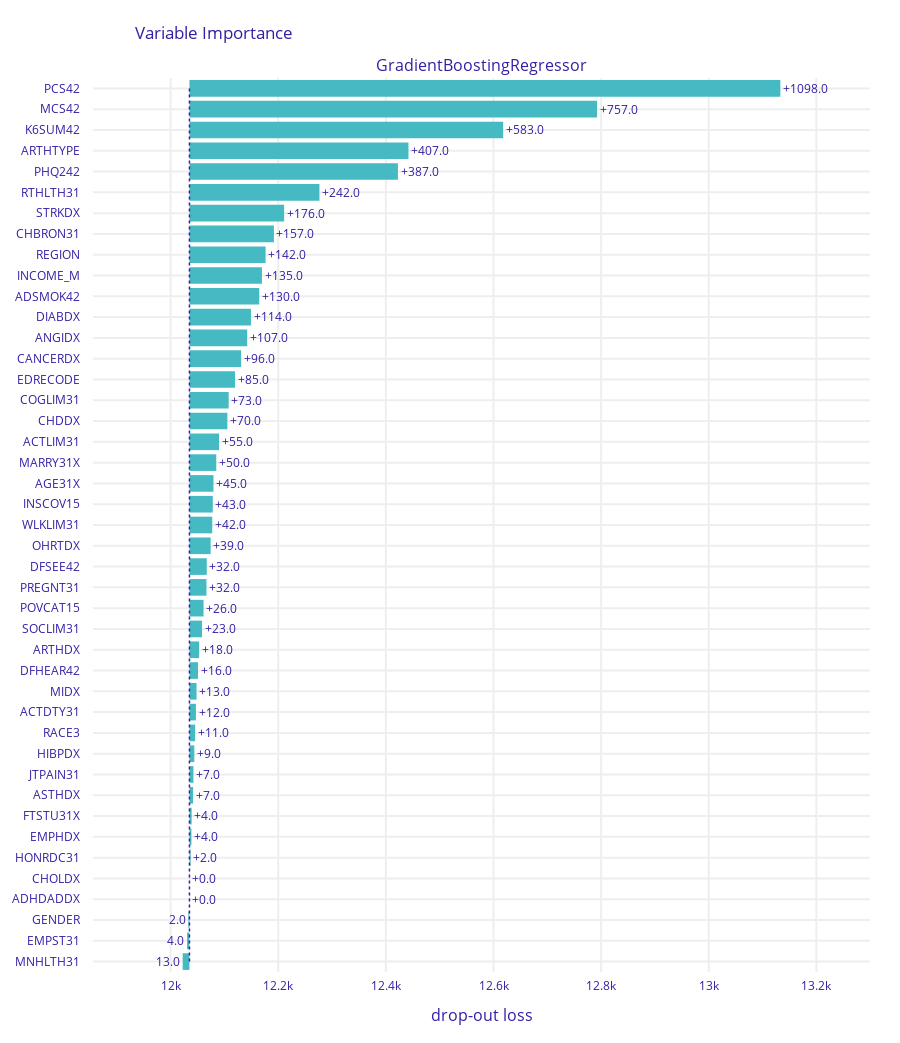

Notebook code for this chart:
### Code cell
vi_gbr.plot(max_vars=50, rounding_function=np.rint, digits=None, vertical_spacing=0.15)

### Figure 1 — Plotly figure (JSON) as saved in the notebook; plotly's stock layout.template omitted (floating-point values rounded to 4 significant figures)
{"data": [{"base": 12030.0, "hoverinfo": "text", "hoverlabel": {"bgcolor": "rgba(0,0,0,0.8)"}, "hovertext": ["Model: GradientBoostingRegressor loss after<br>variable: PCS42 is permuted: 13133.0<br>Drop-out loss change: +1098.0", "Model: GradientBoostingRegressor loss after<br>variable: MCS42 is permuted: 12792.0<br>Drop-out loss change: +757.0", "Model: GradientBoostingRegressor loss after<br>variable: K6SUM42 is permuted: 12618.0<br>Drop-out loss change: +583.0", "Model: GradientBoostingRegressor loss after<br>variable: ARTHTYPE is permuted: 12442.0<br>Drop-out loss change: +407.0", "Model: GradientBoostingRegressor loss after<br>variable: PHQ242 is permuted: 12422.0<br>Drop-out loss change: +387.0", "Model: GradientBoostingRegressor loss after<br>variable: RTHLTH31 is permuted: 12277.0<br>Drop-out loss change: +242.0", "Model: GradientBoostingRegressor loss after<br>variable: STRKDX is permuted: 12211.0<br>Drop-out loss change: +176.0", "Model: GradientBoostingRegressor loss after<br>variable: CHBRON31 is permuted: 12192.0<br>Drop-out loss change: +157.0", "Model: GradientBoostingRegressor loss after<br>variable: REGION is permuted: 12176.0<br>Drop-out loss change: +142.0", "Model: GradientBoostingRegressor loss after<br>variable: INCOME_M is permuted: 12170.0<br>Drop-out loss change: +135.0", "Model: GradientBoostingRegressor loss after<br>variable: ADSMOK42 is permuted: 12165.0<br>Drop-out loss change: +130.0", "Model: GradientBoostingRegressor loss after<br>variable: DIABDX is permuted: 12149.0<br>Drop-out loss change: +114.0", "Model: GradientBoostingRegressor loss after<br>variable: ANGIDX is permuted: 12142.0<br>Drop-out loss change: +107.0", "Model: GradientBoostingRegressor loss after<br>variable: CANCERDX is permuted: 12131.0<br>Drop-out loss change: +96.0", "Model: GradientBoostingRegressor loss after<br>variable: EDRECODE is permuted: 12120.0<br>Drop-out loss change: +85.0", "Model: GradientBoostingRegressor loss after<br>variable: COGLIM31 is permuted: 12108.0<br>Drop-out loss change: +73.0", "Model: GradientBoostingRegressor loss after<br>variable: CHDDX is permuted: 12105.0<br>Drop-out loss change: +70.0", "Model: GradientBoostingRegressor loss after<br>variable: ACTLIM31 is permuted: 12090.0<br>Drop-out loss change: +55.0", "Model: GradientBoostingRegressor loss after<br>variable: MARRY31X is permuted: 12085.0<br>Drop-out loss change: +50.0", "Model: GradientBoostingRegressor loss after<br>variable: AGE31X is permuted: 12080.0<br>Drop-out loss change: +45.0", "Model: GradientBoostingRegressor loss after<br>variable: INSCOV15 is permuted: 12078.0<br>Drop-out loss change: +43.0", "Model: GradientBoostingRegressor loss after<br>variable: WLKLIM31 is permuted: 12077.0<br>Drop-out loss change: +42.0", "Model: GradientBoostingRegressor loss after<br>variable: OHRTDX is permuted: 12074.0<br>Drop-out loss change: +39.0", "Model: GradientBoostingRegressor loss after<br>variable: DFSEE42 is permuted: 12067.0<br>Drop-out loss change: +32.0", "Model: GradientBoostingRegressor loss after<br>variable: PREGNT31 is permuted: 12067.0<br>Drop-out loss change: +32.0", "Model: GradientBoostingRegressor loss after<br>variable: POVCAT15 is permuted: 12061.0<br>Drop-out loss change: +26.0", "Model: GradientBoostingRegressor loss after<br>variable: SOCLIM31 is permuted: 12058.0<br>Drop-out loss change: +23.0", "Model: GradientBoostingRegressor loss after<br>variable: ARTHDX is permuted: 12053.0<br>Drop-out loss change: +18.0", "Model: GradientBoostingRegressor loss after<br>variable: DFHEAR42 is permuted: 12051.0<br>Drop-out loss change: +16.0", "Model: GradientBoostingRegressor loss after<br>variable: MIDX is permuted: 12048.0<br>Drop-out loss change: +13.0", "Model: GradientBoostingRegressor loss after<br>variable: ACTDTY31 is permuted: 12047.0<br>Drop-out loss change: +12.0", "Model: GradientBoostingRegressor loss after<br>variable: RACE3 is permuted: 12046.0<br>Drop-out loss change: +11.0", "Model: GradientBoostingRegressor loss after<br>variable: HIBPDX is permuted: 12044.0<br>Drop-out loss change: +9.0", "Model: GradientBoostingRegressor loss after<br>variable: JTPAIN31 is permuted: 12042.0<br>Drop-out loss change: +7.0", "Model: GradientBoostingRegressor loss after<br>variable: ASTHDX is permuted: 12042.0<br>Drop-out loss change: +7.0", "Model: GradientBoostingRegressor loss after<br>variable: FTSTU31X is permuted: 12039.0<br>Drop-out loss change: +4.0", "Model: GradientBoostingRegressor loss after<br>variable: EMPHDX is permuted: 12039.0<br>Drop-out loss change: +4.0", "Model: GradientBoostingRegressor loss after<br>variable: HONRDC31 is permuted: 12037.0<br>Drop-out loss change: +2.0", "Model: GradientBoostingRegressor loss after<br>variable: CHOLDX is permuted: 12035.0<br>Drop-out loss change: +0.0", "Model: GradientBoostingRegressor loss after<br>variable: ADHDADDX is permuted: 12035.0<br>Drop-out loss change: +0.0", "Model: GradientBoostingRegressor loss after<br>variable: GENDER is permuted: 12033.0<br>Drop-out loss change: 2.0", "Model: GradientBoostingRegressor loss after<br>variable: EMPST31 is permuted: 12031.0<br>Drop-out loss change: 4.0", "Model: GradientBoostingRegressor loss after<br>variable: MNHLTH31 is permuted: 12022.0<br>Drop-out loss change: 13.0"], "marker": {"color": "#46bac2"}, "orientation": "h", "showlegend": false, "text": ["+1098.0", "+757.0", "+583.0", "+407.0", "+387.0", "+242.0", "+176.0", "+157.0", "+142.0", "+135.0", "+130.0", "+114.0", "+107.0", "+96.0", "+85.0", "+73.0", "+70.0", "+55.0", "+50.0", "+45.0", "+43.0", "+42.0", "+39.0", "+32.0", "+32.0", "+26.0", "+23.0", "+18.0", "+16.0", "+13.0", "+12.0", "+11.0", "+9.0", "+7.0", "+7.0", "+4.0", "+4.0", "+2.0", "+0.0", "+0.0", "2.0", "4.0", "13.0"], "textposition": "outside", "type": "bar", "x": [1098.0, 757.5, 583.0, 407.0, 387.4, 241.6, 176.0, 156.9, 141.5, 134.7, 129.7, 114.3, 107.3, 96.0, 84.67, 72.89, 70.5, 54.99, 49.79, 44.64, 43.39, 42.36, 39.38, 32.24, 31.62, 26.22, 23.47, 17.98, 15.9, 13.2, 12.03, 10.54, 9.082, 7.446, 6.739, 4.076, 3.69, 2.17, 0.3192, 0.2711, -1.988, -4.401, -12.62], "xaxis": "x", "y": ["PCS42", "MCS42", "K6SUM42", "ARTHTYPE", "PHQ242", "RTHLTH31", "STRKDX", "CHBRON31", "REGION", "INCOME_M", "ADSMOK42", "DIABDX", "ANGIDX", "CANCERDX", "EDRECODE", "COGLIM31", "CHDDX", "ACTLIM31", "MARRY31X", "AGE31X", "INSCOV15", "WLKLIM31", "OHRTDX", "DFSEE42", "PREGNT31", "POVCAT15", "SOCLIM31", "ARTHDX", "DFHEAR42", "MIDX", "ACTDTY31", "RACE3", "HIBPDX", "JTPAIN31", "ASTHDX", "FTSTU31X", "EMPHDX", "HONRDC31", "CHOLDX", "ADHDADDX", "GENDER", "EMPST31", "MNHLTH31"], "yaxis": "y"}], "layout": {"annotations": [{"font": {"size": 16}, "showarrow": false, "text": "GradientBoostingRegressor", "x": 0.5, "xanchor": "center", "xref": "paper", "y": 1, "yanchor": "bottom", "yref": "paper"}, {"font": {"size": 16}, "showarrow": false, "text": "drop-out loss", "x": 0.5, "xanchor": "center", "xref": "paper", "y": 0, "yanchor": "top", "yref": "paper", "yshift": -30}], "font": {"color": "#371ea3"}, "height": 1043, "margin": {"b": 71, "r": 30, "t": 78}, "shapes": [{"line": {"color": "#371ea3", "dash": "dot", "width": 1.5}, "type": "line", "x0": 12030.0, "x1": 12030.0, "xref": "x", "y0": 0, "y1": 42, "yref": "y"}], "title": {"text": "Variable Importance", "x": 0.15}, "xaxis": {"anchor": "y", "automargin": true, "domain": [0, 1], "fixedrange": true, "gridwidth": 2, "range": [11860.0, 13300.0], "tickcolor": "white", "ticklen": 3, "ticks": "outside", "type": "linear", "zeroline": false}, "yaxis": {"anchor": "x", "automargin": true, "autorange": "reversed", "domain": [0, 1], "fixedrange": true, "gridwidth": 2, "tickcolor": "white", "ticklen": 10, "ticks": "outside", "type": "category"}}}
